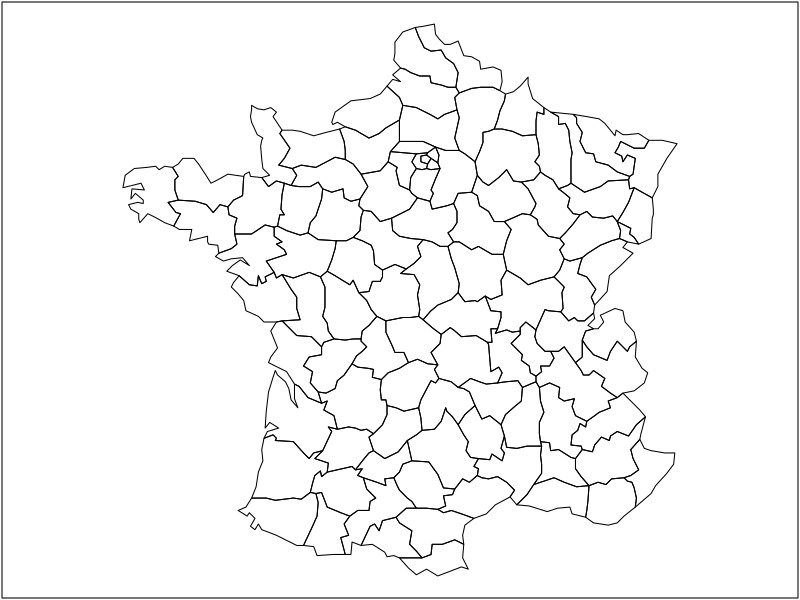

Generate this figure with R:
library(ade4)


### Name: t3012
### Title: Average temperatures of 30 French cities
### Aliases: t3012
### Keywords: datasets

### ** Examples

data(t3012)
data(elec88)

if(adegraphicsLoaded()) {
  if(requireNamespace("sp", quietly = TRUE)) {
    s.arrow(t3012$xy, pori.ori = as.numeric(t3012$xy["Paris", ]), Sp = t3012$Spatial, 
      pSp.col = "white", pgrid.draw = FALSE)
  }
} else {
  area.plot(elec88$area)
  s.arrow(t3012$xy, ori = as.numeric(t3012$xy["Paris", ]), add.p = TRUE)
}
